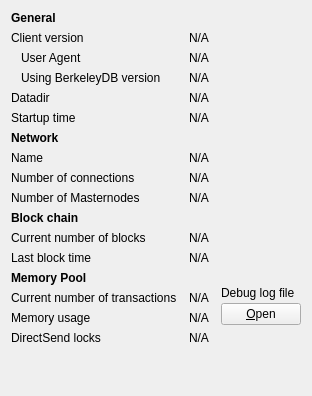
     <widget class="QWidget" name="tab_info">
      <attribute name="title">
       <string>&amp;Information</string>
      </attribute>
      <layout class="QGridLayout" name="gridLayout" columnstretch="0,1,0">
       <property name="horizontalSpacing">
        <number>12</number>
       </property>
       <item row="0" column="0">
        <widget class="QLabel" name="label_9">
         <property name="font">
          <font>
           <weight>75</weight>
           <bold>true</bold>
          </font>
         </property>
         <property name="text">
          <string>General</string>
         </property>
        </widget>
       </item>
       <item row="1" column="0">
        <widget class="QLabel" name="label_6">
         <property name="text">
          <string>Client version</string>
         </property>
        </widget>
       </item>
       <item row="1" column="1" colspan="2">
        <widget class="QLabel" name="clientVersion">
         <property name="cursor">
          <cursorShape>IBeamCursor</cursorShape>
         </property>
         <property name="text">
          <string>N/A</string>
         </property>
         <property name="textFormat">
          <enum>Qt::PlainText</enum>
         </property>
         <property name="textInteractionFlags">
          <set>Qt::LinksAccessibleByMouse|Qt::TextSelectableByKeyboard|Qt::TextSelectableByMouse</set>
         </property>
        </widget>
       </item>
       <item row="2" column="0">
        <widget class="QLabel" name="labelClientUserAgent">
         <property name="text">
          <string>User Agent</string>
         </property>
         <property name="indent">
          <number>10</number>
         </property>
        </widget>
       </item>
       <item row="2" column="1" colspan="2">
        <widget class="QLabel" name="clientUserAgent">
         <property name="cursor">
          <cursorShape>IBeamCursor</cursorShape>
         </property>
         <property name="text">
          <string>N/A</string>
         </property>
         <property name="textFormat">
          <enum>Qt::PlainText</enum>
         </property>
         <property name="textInteractionFlags">
          <set>Qt::LinksAccessibleByMouse|Qt::TextSelectableByKeyboard|Qt::TextSelectableByMouse</set>
         </property>
        </widget>
       </item>
       <item row="3" column="0">
        <widget class="QLabel" name="label_berkeleyDBVersion">
         <property name="text">
          <string>Using BerkeleyDB version</string>
         </property>
         <property name="indent">
          <number>10</number>
         </property>
        </widget>
       </item>
       <item row="3" column="1" colspan="2">
        <widget class="QLabel" name="berkeleyDBVersion">
         <property name="cursor">
          <cursorShape>IBeamCursor</cursorShape>
         </property>
         <property name="text">
          <string>N/A</string>
         </property>
         <property name="textFormat">
          <enum>Qt::PlainText</enum>
         </property>
         <property name="textInteractionFlags">
          <set>Qt::LinksAccessibleByMouse|Qt::TextSelectableByKeyboard|Qt::TextSelectableByMouse</set>
         </property>
        </widget>
       </item>
       <item row="4" column="0">
        <widget class="QLabel" name="label_12">
         <property name="text">
          <string>Datadir</string>
         </property>
        </widget>
       </item>
       <item row="4" column="1" colspan="2">
        <widget class="QLabel" name="dataDir">
         <property name="cursor">
          <cursorShape>IBeamCursor</cursorShape>
         </property>
         <property name="text">
          <string>N/A</string>
         </property>
         <property name="textFormat">
          <enum>Qt::PlainText</enum>
         </property>
         <property name="wordWrap">
          <bool>true</bool>
         </property>
         <property name="textInteractionFlags">
          <set>Qt::LinksAccessibleByMouse|Qt::TextSelectableByKeyboard|Qt::TextSelectableByMouse</set>
         </property>
        </widget>
       </item>
       <item row="5" column="0">
        <widget class="QLabel" name="label_13">
         <property name="text">
          <string>Startup time</string>
         </property>
        </widget>
       </item>
       <item row="5" column="1" colspan="2">
        <widget class="QLabel" name="startupTime">
         <property name="cursor">
          <cursorShape>IBeamCursor</cursorShape>
         </property>
         <property name="text">
          <string>N/A</string>
         </property>
         <property name="textFormat">
          <enum>Qt::PlainText</enum>
         </property>
         <property name="textInteractionFlags">
          <set>Qt::LinksAccessibleByMouse|Qt::TextSelectableByKeyboard|Qt::TextSelectableByMouse</set>
         </property>
        </widget>
       </item>
       <item row="6" column="0">
           <widget class="QLabel" name="labelNetwork">
               <property name="font">
                   <font>
                       <weight>75</weight>
                       <bold>true</bold>
                   </font>
               </property>
               <property name="text">
                   <string>Network</string>
               </property>
           </widget>
       </item>
       <item row="7" column="0">
        <widget class="QLabel" name="label_8">
         <property name="text">
          <string>Name</string>
         </property>
        </widget>
       </item>
       <item row="7" column="1" colspan="2">
        <widget class="QLabel" name="networkName">
         <property name="cursor">
          <cursorShape>IBeamCursor</cursorShape>
         </property>
         <property name="text">
          <string>N/A</string>
         </property>
         <property name="textFormat">
          <enum>Qt::PlainText</enum>
         </property>
         <property name="textInteractionFlags">
          <set>Qt::LinksAccessibleByMouse|Qt::TextSelectableByKeyboard|Qt::TextSelectableByMouse</set>
         </property>
        </widget>
       </item>
       <item row="8" column="0">
        <widget class="QLabel" name="label_7">
         <property name="text">
          <string>Number of connections</string>
         </property>
        </widget>
       </item>
       <item row="8" column="1" colspan="2">
        <widget class="QLabel" name="numberOfConnections">
         <property name="cursor">
          <cursorShape>IBeamCursor</cursorShape>
         </property>
         <property name="text">
          <string>N/A</string>
         </property>
         <property name="textFormat">
          <enum>Qt::PlainText</enum>
         </property>
         <property name="textInteractionFlags">
          <set>Qt::LinksAccessibleByMouse|Qt::TextSelectableByKeyboard|Qt::TextSelectableByMouse</set>
         </property>
        </widget>
       </item>
       <item row="9" column="0">
        <widget class="QLabel" name="masternodeCountLabel">
         <property name="text">
          <string>Number of Masternodes</string>
         </property>
        </widget>
       </item>
       <item row="9" column="1">
        <widget class="QLabel" name="masternodeCount">
         <property name="cursor">
          <cursorShape>IBeamCursor</cursorShape>
         </property>
         <property name="text">
          <string>N/A</string>
         </property>
         <property name="textFormat">
          <enum>Qt::PlainText</enum>
         </property>
         <property name="textInteractionFlags">
          <set>Qt::LinksAccessibleByMouse|Qt::TextSelectableByKeyboard|Qt::TextSelectableByMouse</set>
         </property>
        </widget>
       </item>
       <item row="10" column="0">
        <widget class="QLabel" name="label_10">
         <property name="font">
          <font>
           <weight>75</weight>
           <bold>true</bold>
          </font>
         </property>
         <property name="text">
          <string>Block chain</string>
         </property>
        </widget>
       </item>
       <item row="11" column="0">
        <widget class="QLabel" name="label_3">
         <property name="text">
          <string>Current number of blocks</string>
         </property>
        </widget>
       </item>
       <item row="11" column="1" colspan="2">
        <widget class="QLabel" name="numberOfBlocks">
         <property name="cursor">
          <cursorShape>IBeamCursor</cursorShape>
         </property>
         <property name="text">
          <string>N/A</string>
         </property>
         <property name="textFormat">
          <enum>Qt::PlainText</enum>
         </property>
         <property name="textInteractionFlags">
          <set>Qt::LinksAccessibleByMouse|Qt::TextSelectableByKeyboard|Qt::TextSelectableByMouse</set>
         </property>
        </widget>
       </item>
       <item row="12" column="0">
        <widget class="QLabel" name="labelLastBlockTime">
         <property name="text">
          <string>Last block time</string>
         </property>
        </widget>
       </item>
       <item row="12" column="1" colspan="2">
        <widget class="QLabel" name="lastBlockTime">
         <property name="cursor">
          <cursorShape>IBeamCursor</cursorShape>
         </property>
         <property name="text">
          <string>N/A</string>
         </property>
         <property name="textFormat">
          <enum>Qt::PlainText</enum>
         </property>
         <property name="textInteractionFlags">
          <set>Qt::LinksAccessibleByMouse|Qt::TextSelectableByKeyboard|Qt::TextSelectableByMouse</set>
         </property>
        </widget>
       </item>
       <item row="13" column="0">
        <widget class="QLabel" name="labelMempoolTitle">
         <property name="font">
          <font>
           <weight>75</weight>
           <bold>true</bold>
          </font>
         </property>
         <property name="text">
          <string>Memory Pool</string>
         </property>
        </widget>
       </item>
       <item row="14" column="0">
        <widget class="QLabel" name="labelNumberOfTransactions">
         <property name="text">
          <string>Current number of transactions</string>
         </property>
        </widget>
       </item>
       <item row="14" column="1">
        <widget class="QLabel" name="mempoolNumberTxs">
         <property name="cursor">
          <cursorShape>IBeamCursor</cursorShape>
         </property>
         <property name="text">
          <string>N/A</string>
         </property>
         <property name="textFormat">
          <enum>Qt::PlainText</enum>
         </property>
         <property name="textInteractionFlags">
          <set>Qt::LinksAccessibleByMouse|Qt::TextSelectableByKeyboard|Qt::TextSelectableByMouse</set>
         </property>
        </widget>
       </item>
       <item row="15" column="0">
        <widget class="QLabel" name="labelMemoryUsage">
         <property name="text">
          <string>Memory usage</string>
         </property>
        </widget>
       </item>
       <item row="15" column="1">
        <widget class="QLabel" name="mempoolSize">
         <property name="cursor">
          <cursorShape>IBeamCursor</cursorShape>
         </property>
         <property name="text">
          <string>N/A</string>
         </property>
         <property name="textFormat">
          <enum>Qt::PlainText</enum>
         </property>
         <property name="textInteractionFlags">
          <set>Qt::LinksAccessibleByMouse|Qt::TextSelectableByKeyboard|Qt::TextSelectableByMouse</set>
         </property>
        </widget>
       </item>
       <item row="13" column="2" rowspan="3">
        <layout class="QVBoxLayout" name="verticalLayoutDebugButton">
         <property name="spacing">
          <number>3</number>
         </property>
         <item>
          <spacer name="verticalSpacer_2">
           <property name="orientation">
            <enum>Qt::Vertical</enum>
           </property>
           <property name="sizeHint" stdset="0">
            <size>
             <width>10</width>
             <height>5</height>
            </size>
           </property>
          </spacer>
         </item>
         <item>
          <widget class="QLabel" name="labelDebugLogfile">
           <property name="text">
            <string>Debug log file</string>
           </property>
          </widget>
         </item>
         <item>
          <widget class="QPushButton" name="openDebugLogfileButton">
           <property name="toolTip">
            <string>Open the %1 debug log file from the current data directory. This can take a few seconds for large log files.</string>
           </property>
           <property name="text">
            <string>&amp;Open</string>
           </property>
           <property name="autoDefault">
            <bool>false</bool>
           </property>
          </widget>
         </item>
        </layout>
       </item>
       <item row="17" column="0">
        <spacer name="verticalSpacer">
         <property name="orientation">
          <enum>Qt::Vertical</enum>
         </property>
         <property name="sizeHint" stdset="0">
          <size>
           <width>20</width>
           <height>40</height>
          </size>
         </property>
        </spacer>
       </item>
       <item row="16" column="0">
        <widget class="QLabel" name="labelDirectSendLockCount">
         <property name="text">
          <string>DirectSend locks</string>
         </property>
        </widget>
       </item>
       <item row="16" column="1">
        <widget class="QLabel" name="directSendLockCount">
         <property name="cursor">
          <cursorShape>IBeamCursor</cursorShape>
         </property>
         <property name="text">
          <string>N/A</string>
         </property>
         <property name="textFormat">
          <enum>Qt::PlainText</enum>
         </property>
         <property name="textInteractionFlags">
          <set>Qt::LinksAccessibleByMouse|Qt::TextSelectableByKeyboard|Qt::TextSelectableByMouse</set>
         </property>
        </widget>
       </item>
      </layout>
     </widget>
